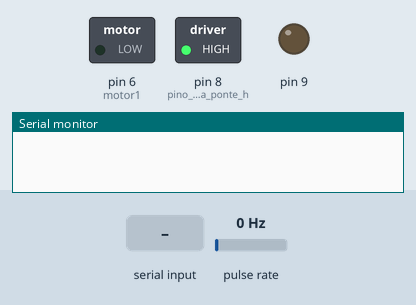
Simulated run of this sketch. Board: Arduino Uno, built with avr-gcc and run on an emulated ATmega328P. Parts: switched loads named in the sketch (green lamp = pin HIGH), output pins drawn as LEDs (lit = HIGH), the last lines printed to the serial monitor. Wiring (inferred from the names in the program): pulse sensor: data pin 2. The inputs (shaded band) are chosen by the test bench; at power-on: pulse rate 0 Hz.

Above: at 0.1 s.
At 1.2 s:
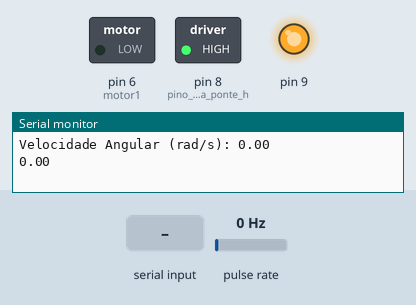
1.3 s: "5\n" received over Serial
At 3.1 s:
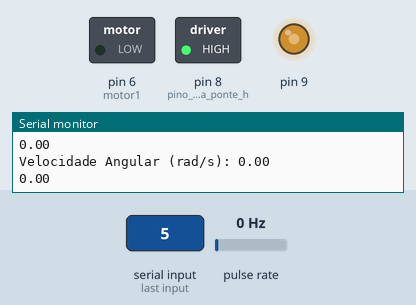
4.3 s: "90,45\n" received over Serial
Timing chart, 0 to 7.3 s (numbered marks = the images above; inputs shaded):
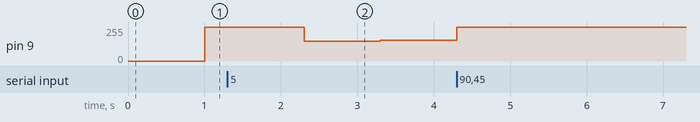

The sketch:

controlemotorpid_cal.ino
```cpp
#define motor1 6 // pino motor1
#define motor2 9

// variaveis encoder
int encoder = 2;
float rpm; // variavel da velocidade
int pulsos = 0; // pulsos contados
unsigned long time1 = millis(); // variavel tempo ms
int pulsospervolta = 6;

//variaveis de controle
float erro = 0;
float setpoint = 50;
float integral = 0;
float derivada = 0;
float erroant = 0;
float saida = 0;
float kp = 16.1026;
float ki = 1.229;
float kd = 0.01503;


float leitura = 0;

int voltas = 0; // Contador de pulsos do encoder
float rad_s = 0; // Velocidade angular em rad/s

const int pulsesPerRevolution = 20; // Número de pulsos por revolução do encoder
const float pi = 3.14159;

void contapulso()// função que incrementa +1 a variavel a toda vez que é chamada
{
  pulsos++;
  voltas++;
}

void setup() {
Serial.begin(9600); // inicia o monitor serial

pinMode(motor1,OUTPUT);
pinMode(encoder,INPUT);
pinMode(8,OUTPUT); // pino enable da ponte h

digitalWrite(8,HIGH);

attachInterrupt(digitalPinToInterrupt(2),contapulso, RISING);// interrupção que ira ser ativada quando houver borda de descida e ativa a função contapulso
 pulsos = 0; // variaveis colocadas no setup para garantir que estarão zeradas na incialização
 rpm = 0;
 time1 = 0;
 rad_s = 0;

}

void loop() {

  if (Serial.available()>0) { // se serial esta disponivel
      leitura = Serial.parseInt(); // valor digitado é lido pela serial

       if (leitura > 0) {
    setpoint = leitura; // definir o setpoint como o valor lido

  }
  }

if (millis() - time1 >= 1000){ //passado 1 segundo executa(ou a cada 1 segundo executa)

/*rpm = 60 * (pulsos / pulsospervolta); // calculo da velocidade se divide o numero de pulsos contados numa volta pelo numero de pulsos para se ter uma volta, apos isso multiplicamos o valor que esta em segundos por 60 e temos a velocidade em rpm
rads = rpm * 2 * 3.14;
time1 = millis();// atualiza o tempo atual do encoder
pulsos = 0; // zera os pulsos para a nova iteração, isso é feito para que o numero de pulsos não fique crescendo para sempre, isso nao nos daria o resultado desejado
*/
rad_s = (voltas/6)* 2 * pi;


    Serial.print("Velocidade Angular (rad/s): ");
    Serial.println(rad_s);


    voltas = 0;
    time1 = millis();// atualiza o tempo atual do encoder

erro = setpoint - rpm; //formula do erro, diferença entre setpoint e saida

integral = erro*ki + integral;
derivada =(erroant - erro)*kd;
saida = kp * erro + integral +  derivada; // formula do controle pid
// kp vezes erro aq é a formula da proporcional

erroant = erro;

saida = constrain(saida, 0, 255);// limita os valores de saida entre 0 e 255
analogWrite(9,saida);//liga o motor1 de acordo com o valor pwm da saida

Serial.println(rad_s);// printa o resultado


}


}
```

Measured:
- after the input at 1.3 s, pin 9: 255/255 → 148/255 after 1.0 s, → 154/255 1.0 s later
